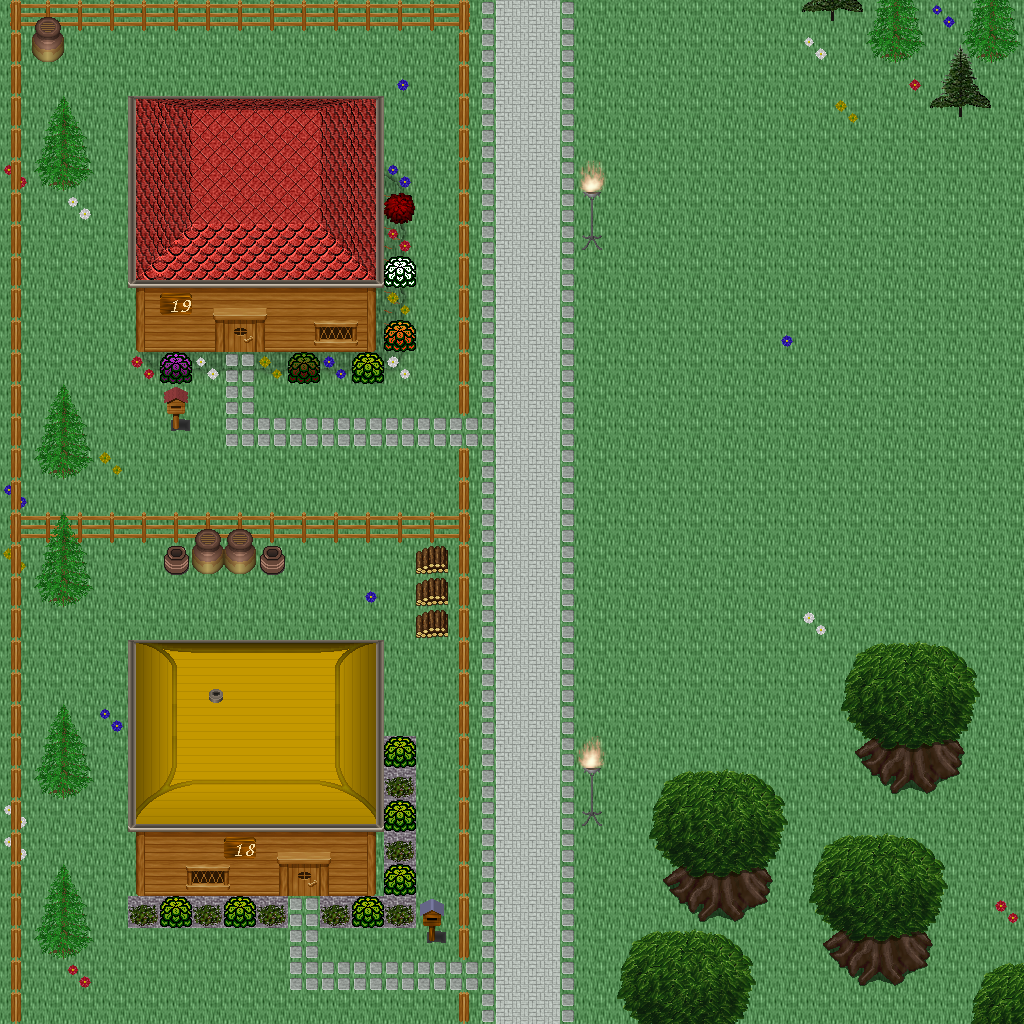

Rendered tile map (Tiled .tmx) drawn with the repository's tilesets; below, a short description and the map source with its tile grids summarised:
An orthogonal 32x32 tile map with 32x32 px tiles, 5 tile layers (Ground, Objects, Objects2, Above, ...), 1 hidden layer not drawn, 60 tilesets.

<map version="1.10" tiledversion="1.11.0" orientation="orthogonal" renderorder="right-down" width="32" height="32" tilewidth="32" tileheight="32" infinite="0" nextlayerid="11" nextobjectid="1">
 <tileset firstgid="1" name="logic_collision" tilewidth="32" tileheight="32" tilecount="1" columns="1">
  <image source="../drawable/logic_collision.png" width="32" height="32" />
 </tileset>
 <tileset firstgid="2" name="building_decoration_orbpedestal" tilewidth="32" tileheight="32" tilecount="2" columns="1">
  <image source="../drawable/building_decoration_orbpedestal.png" width="32" height="64" />
 </tileset>
 <tileset firstgid="4" name="building_decoration_chimney" tilewidth="32" tileheight="32" tilecount="2" columns="1">
  <image source="../drawable/building_decoration_chimney.png" width="32" height="64" />
 </tileset>
 <tileset firstgid="6" name="item_statue_fairypool" tilewidth="32" tileheight="32" tilecount="16" columns="2">
  <image source="../drawable/item_statue_fairypool.png" width="64" height="256" />
 </tileset>
 <tileset firstgid="22" name="building_decoration_stone_details" tilewidth="32" tileheight="32" tilecount="4" columns="2">
  <image source="../drawable/building_decoration_stone_details.png" width="64" height="64" />
 </tileset>
 <tileset firstgid="26" name="building_door_closed" tilewidth="32" tileheight="32" tilecount="1" columns="1">
  <image source="../drawable/building_door_closed.png" width="32" height="32" />
 </tileset>
 <tileset firstgid="27" name="building_door_door" tilewidth="32" tileheight="32" tilecount="6" columns="3">
  <image source="../drawable/building_door_door.png" width="96" height="64" />
 </tileset>
 <tileset firstgid="33" name="building_fence_fence_chunky" tilewidth="32" tileheight="32" tilecount="21" columns="3">
  <image source="../drawable/building_fence_fence_chunky.png" width="96" height="224" />
 </tileset>
 <tileset firstgid="54" name="building_roof_blue" tilewidth="32" tileheight="32" tilecount="20" columns="5">
  <image source="../drawable/building_roof_blue.png" width="160" height="128" />
 </tileset>
 <tileset firstgid="74" name="building_roof_green" tilewidth="32" tileheight="32" tilecount="20" columns="5">
  <image source="../drawable/building_roof_green.png" width="160" height="128" />
 </tileset>
 <tileset firstgid="94" name="building_roof_red" tilewidth="32" tileheight="32" tilecount="20" columns="5">
  <image source="../drawable/building_roof_red.png" width="160" height="128" />
 </tileset>
 <tileset firstgid="114" name="building_roof_red2" tilewidth="32" tileheight="32" tilecount="20" columns="5">
  <image source="../drawable/building_roof_red2.png" width="160" height="128" />
 </tileset>
 <tileset firstgid="134" name="building_roof_roof_borders" tilewidth="32" tileheight="32" tilecount="9" columns="3">
  <image source="../drawable/building_roof_roof_borders.png" width="96" height="96" />
 </tileset>
 <tileset firstgid="143" name="building_roof_yellow" tilewidth="32" tileheight="32" tilecount="20" columns="5">
  <image source="../drawable/building_roof_yellow.png" width="160" height="128" />
 </tileset>
 <tileset firstgid="163" name="building_window_window_long" tilewidth="32" tileheight="32" tilecount="3" columns="3">
  <image source="../drawable/building_window_window_long.png" width="96" height="32" />
 </tileset>
 <tileset firstgid="166" name="ground_cobbled_paving" tilewidth="32" tileheight="32" tilecount="1" columns="1">
  <image source="../drawable/ground_cobbled_paving.png" width="32" height="32" />
 </tileset>
 <tileset firstgid="167" name="ground_gravel" tilewidth="32" tileheight="32" tilecount="1" columns="1">
  <image source="../drawable/ground_gravel.png" width="32" height="32" />
 </tileset>
 <tileset firstgid="168" name="ground_stone_floors" tilewidth="32" tileheight="32" tilecount="6" columns="3">
  <image source="../drawable/ground_stone_floors.png" width="96" height="64" />
 </tileset>
 <tileset firstgid="174" name="ground_ground" tilewidth="32" tileheight="32" tilecount="33" columns="3">
  <image source="../drawable/ground_ground.png" width="96" height="352" />
 </tileset>
 <tileset firstgid="207" name="plant_bush_various_small" tilewidth="32" tileheight="32" tilecount="9" columns="3">
  <image source="../drawable/plant_bush_various_small.png" width="96" height="96" />
 </tileset>
 <tileset firstgid="216" name="plant_flower_daisy_blue" tilewidth="32" tileheight="32" tilecount="8" columns="2">
  <image source="../drawable/plant_flower_daisy_blue.png" width="64" height="128" />
 </tileset>
 <tileset firstgid="224" name="plant_flower_daisy_red" tilewidth="32" tileheight="32" tilecount="8" columns="2">
  <image source="../drawable/plant_flower_daisy_red.png" width="64" height="128" />
 </tileset>
 <tileset firstgid="232" name="plant_flower_daisy_white" tilewidth="32" tileheight="32" tilecount="8" columns="2">
  <image source="../drawable/plant_flower_daisy_white.png" width="64" height="128" />
 </tileset>
 <tileset firstgid="240" name="plant_flower_daisy_yellow" tilewidth="32" tileheight="32" tilecount="8" columns="2">
  <image source="../drawable/plant_flower_daisy_yellow.png" width="64" height="128" />
 </tileset>
 <tileset firstgid="248" name="plant_tree_spruce" tilewidth="32" tileheight="32" tilecount="6" columns="2">
  <image source="../drawable/plant_tree_spruce.png" width="64" height="96" />
 </tileset>
 <tileset firstgid="254" name="item_pot_pot_purple" tilewidth="32" tileheight="32" tilecount="1" columns="1">
  <image source="../drawable/item_pot_pot_purple.png" width="32" height="32" />
 </tileset>
 <tileset firstgid="255" name="item_pot_pot_tall" tilewidth="32" tileheight="32" tilecount="2" columns="1">
  <image source="../drawable/item_pot_pot_tall.png" width="32" height="64" />
 </tileset>
 <tileset firstgid="257" name="item_pot_small_barrel" tilewidth="32" tileheight="32" tilecount="2" columns="1">
  <image source="../drawable/item_pot_small_barrel.png" width="32" height="64" />
 </tileset>
 <tileset firstgid="259" name="item_postbox" tilewidth="32" tileheight="32" tilecount="4" columns="2">
  <image source="../drawable/item_postbox.png" width="64" height="64" />
 </tileset>
 <tileset firstgid="263" name="furniture_chair_wooden_pale" tilewidth="32" tileheight="32" tilecount="4" columns="2">
  <image source="../drawable/furniture_chair_wooden_pale.png" width="64" height="64" />
 </tileset>
 <tileset firstgid="267" name="furniture_table_wooden" tilewidth="32" tileheight="32" tilecount="1" columns="1">
  <image source="../drawable/furniture_table_wooden.png" width="32" height="32" />
 </tileset>
 <tileset firstgid="268" name="furniture_table_brick_base" tilewidth="32" tileheight="32" tilecount="3" columns="3">
  <image source="../drawable/furniture_table_brick_base.png" width="96" height="32" />
 </tileset>
 <tileset firstgid="271" name="furniture_light_iron_lamp" tilewidth="32" tileheight="32" tilecount="3" columns="1">
  <image source="../drawable/furniture_light_iron_lamp.png" width="32" height="96" />
 </tileset>
 <tileset firstgid="274" name="furniture_light_flames" tilewidth="32" tileheight="32" tilecount="6" columns="6">
  <image source="../drawable/furniture_light_flames.png" width="192" height="32" />
 </tileset>
 <tileset firstgid="280" name="furniture_sink_dark_side_on" tilewidth="32" tileheight="32" tilecount="6" columns="3">
  <image source="../drawable/furniture_sink_dark_side_on.png" width="96" height="64" />
 </tileset>
 <tileset firstgid="286" name="ground_grass_corners" tilewidth="32" tileheight="32" tilecount="24" columns="6">
  <image source="../drawable/ground_grass_corners.png" width="192" height="128" />
 </tileset>
 <tileset firstgid="310" name="ground_grass_edges" tilewidth="32" tileheight="32" tilecount="36" columns="12">
  <image source="../drawable/ground_grass_edges.png" width="384" height="96" />
 </tileset>
 <tileset firstgid="346" name="plant_tree_tree_fluffy" tilewidth="32" tileheight="32" tilecount="12" columns="4">
  <image source="../drawable/plant_tree_tree_fluffy.png" width="128" height="96" />
 </tileset>
 <tileset firstgid="358" name="ground_water_dungeon_water" tilewidth="32" tileheight="32" tilecount="30" columns="3">
  <image source="../drawable/ground_water_dungeon_water.png" width="96" height="320" />
 </tileset>
 <tileset firstgid="388" name="furniture_table_wooden_rectangular" tilewidth="32" tileheight="32" tilecount="9" columns="3">
  <image source="../drawable/furniture_table_wooden_rectangular.png" width="96" height="96" />
 </tileset>
 <tileset firstgid="397" name="item_statue_metal_and_stone" tilewidth="32" tileheight="32" tilecount="6" columns="3">
  <image source="../drawable/item_statue_metal_and_stone.png" width="96" height="64" />
 </tileset>
 <tileset firstgid="403" name="ground_fire_fire" tilewidth="32" tileheight="32" tilecount="27" columns="3">
  <image source="../drawable/ground_fire_fire.png" width="96" height="288" />
 </tileset>
 <tileset firstgid="430" name="furniture_table_bench" tilewidth="32" tileheight="32" tilecount="3" columns="3">
  <image source="../drawable/furniture_table_bench.png" width="96" height="32" />
 </tileset>
 <tileset firstgid="433" name="plant_bush_hosta" tilewidth="32" tileheight="32" tilecount="9" columns="3">
  <image source="../drawable/plant_bush_hosta.png" width="96" height="96" />
 </tileset>
 <tileset firstgid="442" name="plant_tree_tree_green" tilewidth="32" tileheight="32" tilecount="88" columns="8">
  <image source="../drawable/plant_tree_tree_green.png" width="256" height="352" />
 </tileset>
 <tileset firstgid="530" name="item_sign_large" tilewidth="32" tileheight="32" tilecount="15" columns="5">
  <image source="../drawable/item_sign_large.png" width="160" height="96" />
 </tileset>
 <tileset firstgid="545" name="building_wall_wall_brown" tilewidth="32" tileheight="32" tilecount="12" columns="3">
  <image source="../drawable/building_wall_wall_brown.png" width="96" height="128" />
 </tileset>
 <tileset firstgid="557" name="ground_green_paving_4" tilewidth="32" tileheight="32" tilecount="3" columns="3">
  <image source="../drawable/ground_green_paving_4.png" width="96" height="32" />
 </tileset>
 <tileset firstgid="560" name="item_swing" tilewidth="32" tileheight="32" tilecount="4" columns="2">
  <image source="../drawable/item_swing.png" width="64" height="64" />
 </tileset>
 <tileset firstgid="564" name="item_fishrods" tilewidth="32" tileheight="32" tilecount="12" columns="4">
  <image source="../drawable/item_fishrods.png" width="128" height="96" />
 </tileset>
 <tileset firstgid="576" name="logic_creature_human_kalavan" tilewidth="32" tileheight="32" tilecount="5" columns="5">
  <image source="../drawable/logic_creature_human_kalavan.png" width="160" height="32" />
 </tileset>
 <tileset firstgid="581" name="logic_creature_animal" tilewidth="32" tileheight="32" tilecount="32" columns="8">
  <image source="../drawable/logic_creature_animal.png" width="256" height="128" />
 </tileset>
 <tileset firstgid="613" name="building_decoration_numbers" tilewidth="32" tileheight="32" tilecount="20" columns="2">
  <image source="../drawable/building_decoration_numbers.png" width="64" height="320" />
 </tileset>
 <tileset firstgid="633" name="ground_green_paving" tilewidth="32" tileheight="32" tilecount="18" columns="3">
  <image source="../drawable/ground_green_paving.png" width="96" height="192" />
 </tileset>
 <tileset firstgid="651" name="item_huge_orb" tilewidth="32" tileheight="32" tilecount="16" columns="2">
  <image source="../drawable/item_huge_orb.png" width="64" height="256" />
 </tileset>
 <tileset firstgid="667" name="light_light_5x5" tilewidth="32" tileheight="32" tilecount="25" columns="5">
  <image source="../drawable/light_light_5x5.png" width="160" height="160" />
 </tileset>
 <tileset firstgid="692" name="light_dim_light_5x5" tilewidth="32" tileheight="32" tilecount="25" columns="5">
  <image source="../drawable/light_dim_light_5x5.png" width="160" height="160" />
 </tileset>
 <tileset firstgid="717" name="item_firewood" tilewidth="32" tileheight="32" tilecount="12" columns="3">
  <image source="../drawable/item_firewood.png" width="96" height="128" />
 </tileset>
 <tileset firstgid="729" name="logic_creature_fowl" tilewidth="32" tileheight="32" tilecount="6" columns="6">
  <image source="../drawable/logic_creature_fowl.png" width="192" height="32" />
 </tileset>
 <tileset firstgid="735" name="logic_creature_human_imperial" tilewidth="32" tileheight="32" tilecount="16" columns="8">
  <image source="../drawable/logic_creature_human_imperial.png" width="256" height="64" />
 </tileset>
 <layer id="1" name="Ground" width="32" height="32">
  <data>[1024 cells, 1024 non-empty, 4 distinct tile ids]</data>
 </layer>
 <layer id="2" name="Objects" width="32" height="32">
  <data>[1024 cells, 294 non-empty, 47 distinct tile ids]</data>
 </layer>
 <layer id="3" name="Objects2" width="32" height="32">
  <data>[1024 cells, 68 non-empty, 25 distinct tile ids]</data>
 </layer>
 <layer id="4" name="Above" width="32" height="32">
  <data>[1024 cells, 208 non-empty, 71 distinct tile ids]</data>
 </layer>
 <layer id="5" name="Above2" width="32" height="32">
  <data>[1024 cells, 25 non-empty, 9 distinct tile ids]</data>
 </layer>
 <layer id="6" name="Walkable" width="32" height="32" visible="0">
  <data>[1024 cells, 243 non-empty, 1 distinct tile ids]</data>
 </layer>
 <objectgroup id="7" name="Mapevents" />
 <objectgroup id="8" name="Spawn" />
 <objectgroup id="9" name="Keys" />
 <objectgroup id="10" name="Replace" />
</map>
